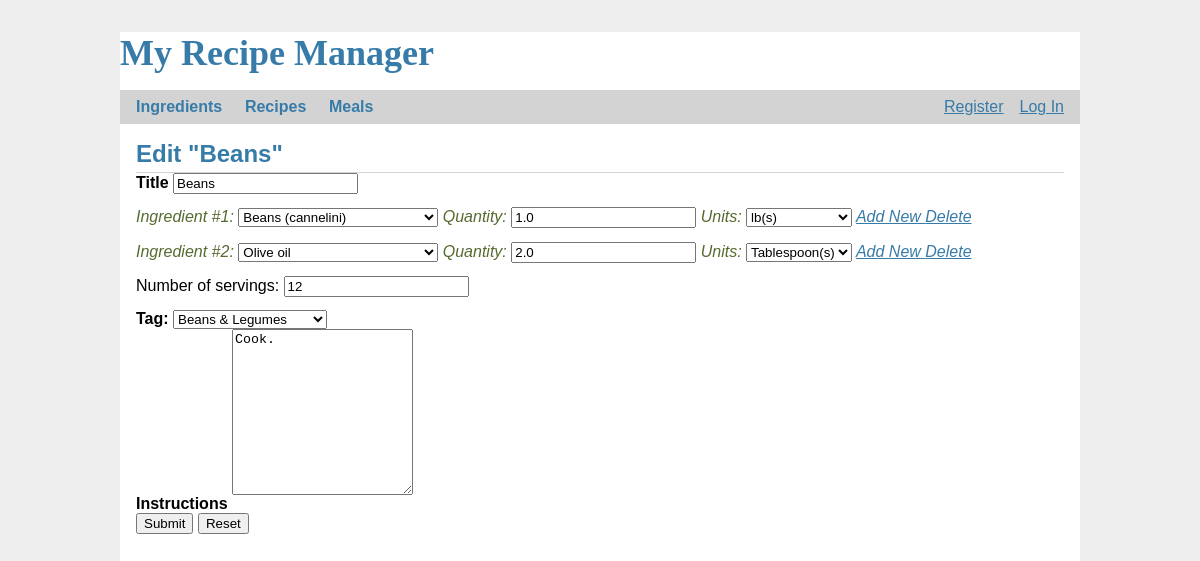
Page /recipes/1/update on the committed database.
### tables this page shows
CREATE TABLE recipe (
  id INTEGER PRIMARY KEY,
  author_id INTEGER NOT NULL,
  title TEXT NOT NULL,
  body TEXT NOT NULL,
  servings INTEGER NOT NULL,
  tag TEXT CHECK (tag in ('starches', 'proteins', 'beans', 'vegetables', 'dessert', 'sauces', 'spices', 'others')),
  FOREIGN KEY (author_id) REFERENCES user (id)
);

CREATE TABLE recipeIngredientRelationship(
    recipeID INTEGER NOT NULL,
    ingredientID INTEGER NOT NULL,
    quantity FLOAT(2) NOT NULL,
    units TEXT CHECK ( units in ('g', 'kg', 'oz', 'lb', 'cup', 'ml', 'l', 'gal', 'T', 't', 'in', 'unit') ) NOT NULL,
    FOREIGN KEY (recipeID) REFERENCES recipe(id),
    FOREIGN KEY (ingredientID) REFERENCES ingredient(id),
    UNIQUE (recipeID, ingredientID)
);

### app/recipes.py (the view, shortened to what this page needs)
@bp.route('/<recipeID>/update', methods=('GET', 'POST'))
def update(recipeID):
    db = get_db()
    recipe = get_recipe(recipeID)
    r_quantities = []
    r_units = []
    ings = db.execute(
        'SELECT ingredientID from recipeIngredientRelationship'
        ' WHERE recipeID=?',
        (recipeID,)
    ).fetchall()
    r_ings = []
    for ing in ings:
        ing_name = db.execute(
            'SELECT name FROM ingredient '
            'WHERE id = ?',
            (ing['ingredientID'],)
        ).fetchone()
        r_ings.append(ing_name['name'])
        quant = db.execute(
            'SELECT quantity FROM recipeIngredientRelationship'
            ' WHERE recipeID = ? '
            'AND ingredientID = ?',
            (recipeID, ing['ingredientID'])
        ).fetchone()
        r_quantities.append(quant['quantity'])
        unit = db.execute(
            'SELECT units FROM recipeIngredientRelationship'
            ' WHERE recipeID = ? '
            'AND ingredientID = ?',
            (recipeID, ing['ingredientID'])
        ).fetchone()
        r_units.append(unit['units'])
    pre_pop = {"quantity": r_quantities, "units": r_units, "ings": r_ings}
    return render_template('recipes/update.html', prepop=pre_pop, recipe=recipe,
                           quantities=[i for i in range(1, len(r_ings) + 1)],
                           ingredients=get_ingredients(), units=__units__, tags=__tags__, pageId=recipeID)

### app/auth.py (called while the page is built)
@bp.before_app_request
def load_logged_in_user():
    user_id = session.get("user_id")
    if user_id is None:
        g.user = None
    else:
        g.user = (
            get_db().execute("SELECT * FROM user WHERE id = ?", (user_id,)).fetchone()
        )

### app/db.py (called while the page is built)
def get_db():
    if "db" not in g:
        g.db = sqlite3.connect(
            current_app.config["DATABASE"], detect_types=sqlite3.PARSE_DECLTYPES
        )
        g.db.row_factory = sqlite3.Row
    return g.db

### app/recipes.py (called while the page is built)
def get_ingredients():
    res = []
    for ing in get_db().execute('SELECT * FROM ingredient ORDER BY name ASC').fetchall():
        res.append(ing['name'])
    return sorted(res)

def get_recipe(name_key):
    recipe = get_db().execute(
        'SELECT *'
        ' FROM recipe'
        ' WHERE id = ?',
        (int(name_key),)
    ).fetchone()
    if recipe is None:
        abort(404, "{0} is not in the Ingredient table.".format(name_key))
    return recipe

### app/templates/recipes/update.html (shortened to what this page needs)
{% extends 'base.html' %}
{% block header %}
    <h1>{% block title %}Edit "{{ recipe['title'] }}"{% endblock %}</h1>
{% endblock %}
{% block content %}
    <div>
        <label for="title">Title</label>
        <input name="title" id="title" value="{{ recipe['title'] }}" required>
        <div id="ings">
            {% for q in quantities %}
                <div id="ing{{ q }}" class="ingredient">
                    Ingredient #{{ q }}:
                    <select class="ing" style="width:200px;">
                        {% for ing in ingredients %}
                            {% if prepop['ings'][q-1] == ing %}
                                <option selected="selected">{{ ing }}</option>
                            {% else %}
                                <option>{{ ing }}</option>
                            {% endif %}
                        {% endfor %}
                    </select>
                    Quantity:
                    <input class="quantity" value={{ prepop["quantity"][q-1] }} type="number"
                           min=".01" step=".01" required>
                    Units:
                    <select class="portion_size_unit" value="{{ request.form['portion_size_unit'] }}" required>
                        {% for unit in units %}
                            {% if prepop['units'][q-1] == unit %}
                                <option value={{ unit }} selected="selected">
                                    {% if unit == "g" %} Gram(s)
                                    {% elif unit == "kg" %} Kilogram(s)
                                    {% elif unit == "oz" %} Ounce(s)
                                    {% elif unit == "cup" %} Cup(s)
                                    {% elif unit == "ml" %} Milliliter(s)
                                    {% elif unit == "l" %} Liter(s)
                                    {% elif unit == "gal" %} Gallon(s)
                                    {% elif unit == "in" %} Inch(es)
                                    {% elif unit == "T" %} Tablespoon(s)
                                    {% elif unit == "t" %} Teaspoons(s)
                                    {% elif unit == "unit" %} Unit(s)
                                    {% else %} {{ unit }}(s)
                                    {% endif %}
                                </option>
                            {% endif %}
                        {% endfor %}
                    </select>
                    <a href="javascript:newlink()">Add New </a>
                    <a href="javascript:delOriginal('ing{{ q }}')">Delete</a>
                </div>
            {% endfor %}
            Number of servings:
            <input name="servings" id="servings" type="number" min="1" step="1" value="{{ recipe['servings'] }}"
                   required>
            <br>
            <div>
                <b>Tag:</b>
                <select name="tag" id="tag" required>
                    {% for tag in tags %}
                        {% if recipe['tag'] == tag %}
                            <option value={{ tag }} selected="selected">
                                {% if tag == "starches" %} Carbs & Starches
                                {% elif tag == "proteins" %} Protein
                                {% elif tag == "beans" %} Beans & Legumes
                                {% elif tag == "vegetables" %} Vegetables
                                {% elif tag == "dessert" %} Dessert
                                {% elif tag == "sauces" %} Sauces & Condiments
                                {% elif tag == "spices" %} Spice Blends
                                {% elif tag == "others" %} Other
                                {% endif %}
                            </option>
                        {% endif %}
                    {% endfor %}
                </select>
            </div>
        </div>
        <label for="body">Instructions</label>
        <textarea name="instructions" id="instructions">{{ recipe['body'] }}</textarea>
        <br/>
        <input type="button" value="Submit" onclick="handleSubmit(event)">
        <input type="reset" name="reset1">
    </div>
{% endblock %}

### app/static/style.css (style rules this page uses)
h1 { font-family: Verdana, sans-serif; color: #377ba8; margin: 1rem 0; }
a { color: #377ba8; }
.content > header h1 { flex: auto; margin: 1rem 0 0.25rem 0; }
.ingredient { color: darkolivegreen; font-style: italic; }
.content label { font-weight: bold; margin-bottom: 0.5em; }
.content input, .content textarea { margin-bottom: 1em; }
.content textarea { min-height: 12em; resize: vertical; }

### rows in the picture
recipe: title "Beans", servings "12", tag "Beans & Legumes", instructions "Cook."
recipeIngredientRelationship: quantity "1.0", units "lb(s)"
recipeIngredientRelationship: quantity "2.0"

### other values in the picture
{{ q }} "1" "2"
form field value "Beans (cannelini)"
form field value "Olive oil"
